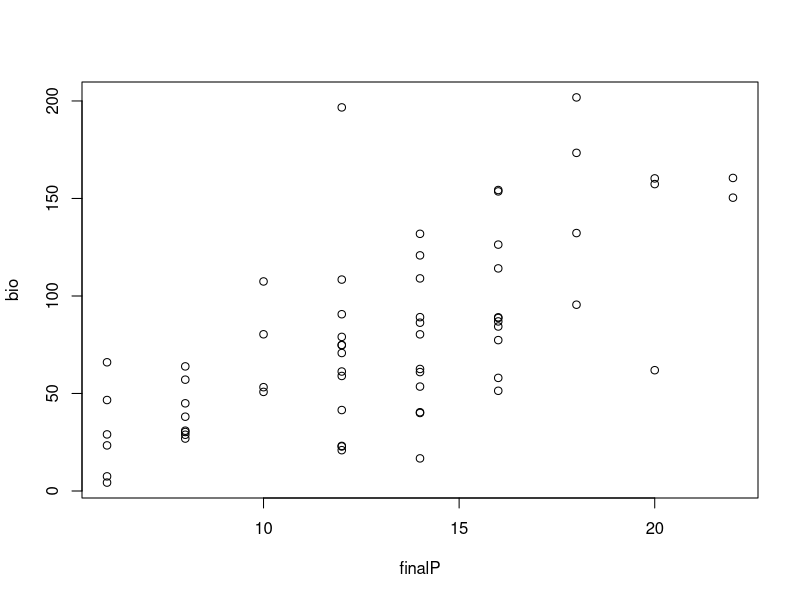

This figure's R source: (Note: this script raises an error after producing the figure.)
ctdf=read.csv("310315_plant-counts.csv")
ctdf[,7:10]=2*ctdf[,7:10] #per square meter

cor(ctdf[,7:10])
install.packages("lmtest")
library(lmtest)
library(nlme)
library(lme4)
lm0=lm(data=ctdf,bio~1)
lmb=lm(data=ctdf,bio~block)
lm1=lm(data=ctdf,bio~day*water+block)
lm2=lm(data=ctdf,bio~initialP+day*water+block)
lm3=lm(data=ctdf,bio~initialP+finalP+day*water+block)
lrtest(lm0,lmb,lm1,lm2,lm3)
anova(lm0,lmb,lm1,lm2,lm3)

plot(data=ctdf,bio~finalP)

fp0=lm(data=ctdf,finalP~1)
fp11=lm(data=ctdf,finalP~initialP)
fp2=lm(data=ctdf,finalP~initialP+block)
fp3=lm(data=ctdf,finalP~initialP+day*water+block)
lrtest(fp0,fp1,fp2,fp3)

plot(data=ctdf,finalP~initialP)

fs0=lm(data=ctdf,finalS~1)
fs1=lm(data=ctdf,finalS~initialP)
fs2=lm(data=ctdf,finalS~initialP+block)
fs3=lm(data=ctdf,finalS~initialP+day+water+block)
fs4=lm(data=ctdf,finalS~finalP+day+water+block)
lrtest(fs0,fs1,fs2,fs4)

library(MASS)
library(car)
vif(fs2)
plot(data=ctdf,finalS~finalP,ylim=c(0,150),xlim=c(0,25))
abline(lm(data=ctdf,finalS~finalP))

summary(fs4)
plot(fp3)

summary(fp3)

m0=lmer(data=ctdf,bio~initialP+(1|plot)+(1|block),REML=F)
m1=lmer(data=ctdf,bio~initialP+day*water+(1|plot)+(1|block),REML=F)
m2=lmer(data=ctdf,bio~initialP+finalP+day*water+(1|plot)+(1|block),REML=F)
(AIC()-AIC(m0))*log2(exp(1))
anova(m2,m1,m0)
